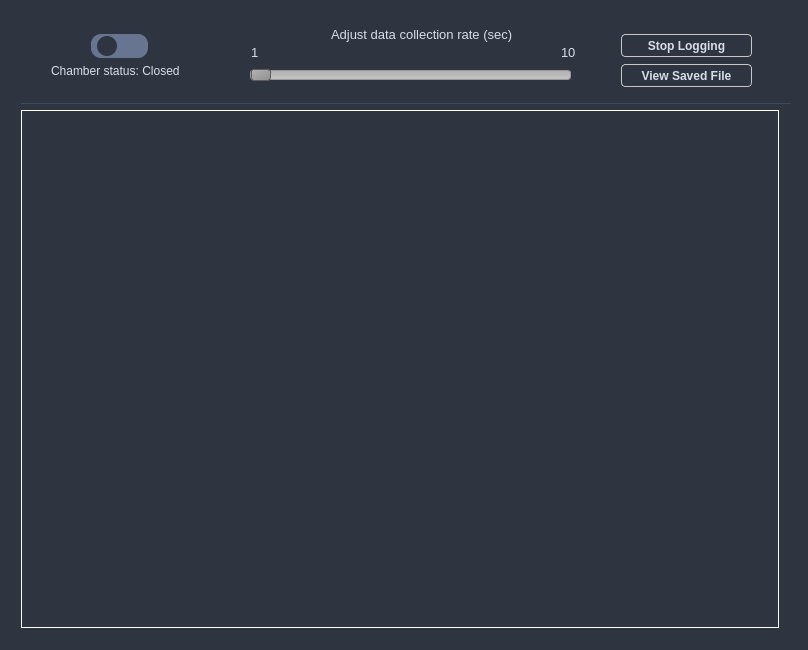
<?xml version="1.0" encoding="UTF-8"?>
<ui version="4.0">
 <class>Matlibplot</class>
 <widget class="QMainWindow" name="Matlibplot">
  <property name="geometry">
   <rect>
    <x>0</x>
    <y>0</y>
    <width>808</width>
    <height>650</height>
   </rect>
  </property>
  <property name="sizePolicy">
   <sizepolicy hsizetype="MinimumExpanding" vsizetype="MinimumExpanding">
    <horstretch>0</horstretch>
    <verstretch>0</verstretch>
   </sizepolicy>
  </property>
  <property name="minimumSize">
   <size>
    <width>800</width>
    <height>650</height>
   </size>
  </property>
  <property name="maximumSize">
   <size>
    <width>808</width>
    <height>650</height>
   </size>
  </property>
  <property name="windowTitle">
   <string>CredoSense SRC-5 Control Panel</string>
  </property>
  <property name="windowIcon">
   <iconset>
    <normaloff>img/playstore.png</normaloff>img/playstore.png</iconset>
  </property>
  <property name="styleSheet">
   <string notr="true">background-color:#2E3440;
color:#D8DEE9;


</string>
  </property>
  <widget class="QWidget" name="centralwidget">
   <property name="sizePolicy">
    <sizepolicy hsizetype="MinimumExpanding" vsizetype="MinimumExpanding">
     <horstretch>0</horstretch>
     <verstretch>0</verstretch>
    </sizepolicy>
   </property>
   <property name="minimumSize">
    <size>
     <width>800</width>
     <height>640</height>
    </size>
   </property>
   <property name="maximumSize">
    <size>
     <width>800</width>
     <height>640</height>
    </size>
   </property>
   <property name="font">
    <font>
     <kerning>true</kerning>
    </font>
   </property>
   <layout class="QGridLayout" name="gridLayout_2">
    <property name="leftMargin">
     <number>9</number>
    </property>
    <property name="bottomMargin">
     <number>0</number>
    </property>
    <item row="0" column="0">
     <widget class="QGroupBox" name="groupBox">
      <property name="styleSheet">
       <string notr="true">border:0px solid white;</string>
      </property>
      <property name="title">
       <string/>
      </property>
      <layout class="QGridLayout" name="gridLayout">
       <item row="1" column="0">
        <widget class="matlibplot1" name="widget" native="true">
         <property name="sizePolicy">
          <sizepolicy hsizetype="Preferred" vsizetype="MinimumExpanding">
           <horstretch>0</horstretch>
           <verstretch>0</verstretch>
          </sizepolicy>
         </property>
         <property name="styleSheet">
          <string notr="true">border: 1px solid white;</string>
         </property>
        </widget>
       </item>
       <item row="0" column="0">
        <widget class="QFrame" name="frame">
         <property name="sizePolicy">
          <sizepolicy hsizetype="Fixed" vsizetype="Fixed">
           <horstretch>0</horstretch>
           <verstretch>0</verstretch>
          </sizepolicy>
         </property>
         <property name="minimumSize">
          <size>
           <width>770</width>
           <height>80</height>
          </size>
         </property>
         <property name="maximumSize">
          <size>
           <width>770</width>
           <height>85</height>
          </size>
         </property>
         <property name="styleSheet">
          <string notr="true">QFrame{
border-bottom: 1px solid #404859;
}</string>
         </property>
         <property name="frameShape">
          <enum>QFrame::StyledPanel</enum>
         </property>
         <property name="frameShadow">
          <enum>QFrame::Raised</enum>
         </property>
         <widget class="QLabel" name="label_10">
          <property name="geometry">
           <rect>
            <x>30</x>
            <y>40</y>
            <width>181</width>
            <height>14</height>
           </rect>
          </property>
          <property name="minimumSize">
           <size>
            <width>0</width>
            <height>14</height>
           </size>
          </property>
          <property name="maximumSize">
           <size>
            <width>16777215</width>
            <height>13</height>
           </size>
          </property>
          <property name="font">
           <font>
            <family>Arial</family>
            <pointsize>9</pointsize>
           </font>
          </property>
          <property name="styleSheet">
           <string notr="true">border-bottom:0px solid;</string>
          </property>
          <property name="text">
           <string>Chamber status: Closed</string>
          </property>
         </widget>
         <widget class="QSlider" name="Timer">
          <property name="geometry">
           <rect>
            <x>229</x>
            <y>40</y>
            <width>321</width>
            <height>22</height>
           </rect>
          </property>
          <property name="cursor">
           <cursorShape>PointingHandCursor</cursorShape>
          </property>
          <property name="mouseTracking">
           <bool>true</bool>
          </property>
          <property name="tabletTracking">
           <bool>true</bool>
          </property>
          <property name="focusPolicy">
           <enum>Qt::ClickFocus</enum>
          </property>
          <property name="acceptDrops">
           <bool>false</bool>
          </property>
          <property name="styleSheet">
           <string notr="true">QSlider::groove:horizontal {
    border: 1px solid #999999;
	border-radius: 3px;
    height: 8px; /* the groove expands to the size of the slider by default. by giving it a height, it has a fixed size */
    background: qlineargradient(x1:0, y1:0, x2:0, y2:1, stop:0 #B1B1B1, stop:1 #c4c4c4);
    margin: 2px 0;
}

QSlider::handle:horizontal {
    background: qlineargradient(x1:0, y1:0, x2:1, y2:1, stop:0 #b4b4b4, stop:1 #8f8f8f);
    border: 1px solid #5c5c5c;
    width: 18px;
    margin: -2px 0; /* handle is placed by default on the contents rect of the groove. Expand outside the groove */
    border-radius: 3px;
}</string>
          </property>
          <property name="minimum">
           <number>1</number>
          </property>
          <property name="maximum">
           <number>10</number>
          </property>
          <property name="orientation">
           <enum>Qt::Horizontal</enum>
          </property>
          <property name="tickPosition">
           <enum>QSlider::TicksAbove</enum>
          </property>
         </widget>
         <widget class="QLabel" name="label_11">
          <property name="geometry">
           <rect>
            <x>230</x>
            <y>20</y>
            <width>16</width>
            <height>16</height>
           </rect>
          </property>
          <property name="font">
           <font>
            <pointsize>10</pointsize>
           </font>
          </property>
          <property name="styleSheet">
           <string notr="true">border-bottom:0px solid white;</string>
          </property>
          <property name="text">
           <string>1</string>
          </property>
         </widget>
         <widget class="QLabel" name="label_12">
          <property name="geometry">
           <rect>
            <x>540</x>
            <y>20</y>
            <width>21</width>
            <height>16</height>
           </rect>
          </property>
          <property name="font">
           <font>
            <pointsize>10</pointsize>
           </font>
          </property>
          <property name="styleSheet">
           <string notr="true">border-bottom: 0px solid white;</string>
          </property>
          <property name="text">
           <string>10</string>
          </property>
         </widget>
         <widget class="QLabel" name="label_13">
          <property name="geometry">
           <rect>
            <x>310</x>
            <y>0</y>
            <width>191</width>
            <height>20</height>
           </rect>
          </property>
          <property name="font">
           <font>
            <family>Arial</family>
            <pointsize>10</pointsize>
           </font>
          </property>
          <property name="styleSheet">
           <string notr="true">border-bottom: 0px solid white;</string>
          </property>
          <property name="text">
           <string>Adjust data collection rate (sec)</string>
          </property>
         </widget>
         <widget class="QPushButton" name="SavedFileButton">
          <property name="geometry">
           <rect>
            <x>600</x>
            <y>40</y>
            <width>131</width>
            <height>23</height>
           </rect>
          </property>
          <property name="font">
           <font>
            <weight>75</weight>
            <bold>true</bold>
           </font>
          </property>
          <property name="styleSheet">
           <string notr="true">border:1px solid  rgb(199, 199, 199);
border-radius: 4px;
padding-top: 2px;
padding-bottom:2px;
padding-left:10px;
padding-right:10px;</string>
          </property>
          <property name="text">
           <string>View Saved File</string>
          </property>
         </widget>
         <widget class="QFrame" name="frame_2">
          <property name="geometry">
           <rect>
            <x>70</x>
            <y>10</y>
            <width>57</width>
            <height>24</height>
           </rect>
          </property>
          <property name="styleSheet">
           <string notr="true"> background: #677590;
border-bottom:0px solid white;
border-radius:10px;</string>
          </property>
          <property name="frameShape">
           <enum>QFrame::StyledPanel</enum>
          </property>
          <property name="frameShadow">
           <enum>QFrame::Raised</enum>
          </property>
          <widget class="QSlider" name="toggleButton">
           <property name="enabled">
            <bool>true</bool>
           </property>
           <property name="geometry">
            <rect>
             <x>0</x>
             <y>1</y>
             <width>54</width>
             <height>22</height>
            </rect>
           </property>
           <property name="font">
            <font>
             <strikeout>false</strikeout>
            </font>
           </property>
           <property name="cursor">
            <cursorShape>PointingHandCursor</cursorShape>
           </property>
           <property name="mouseTracking">
            <bool>true</bool>
           </property>
           <property name="toolTipDuration">
            <number>0</number>
           </property>
           <property name="styleSheet">
            <string notr="true">QSlider::groove:horizontal {
	width: 50px;
	border-bottom: 0px solid white;
	border-radius:10px;
    height: 20px; /* the groove expands to the size of the slider by default. by giving it a height, it has a fixed size */
    background: #677590;
    margin: 0px 0px;

}

QSlider::handle:horizontal {
	width:20px;
    height: 20px;
	border-radius: 10px;
    background: #2E3440;
	 margin: 0px 4px; 
   /* expand outside the groove */
}
</string>
           </property>
           <property name="maximum">
            <number>1</number>
           </property>
           <property name="sliderPosition">
            <number>0</number>
           </property>
           <property name="orientation">
            <enum>Qt::Horizontal</enum>
           </property>
           <property name="tickPosition">
            <enum>QSlider::NoTicks</enum>
           </property>
          </widget>
         </widget>
         <widget class="QPushButton" name="StopDLButton">
          <property name="geometry">
           <rect>
            <x>600</x>
            <y>10</y>
            <width>131</width>
            <height>23</height>
           </rect>
          </property>
          <property name="font">
           <font>
            <weight>75</weight>
            <bold>true</bold>
           </font>
          </property>
          <property name="styleSheet">
           <string notr="true">border:1px solid  rgb(199, 199, 199);
border-radius: 4px;
padding-top: 2px;
padding-bottom:2px;
padding-left:10px;
padding-right:10px;</string>
          </property>
          <property name="text">
           <string>Stop Logging</string>
          </property>
         </widget>
        </widget>
       </item>
      </layout>
     </widget>
    </item>
   </layout>
  </widget>
  <widget class="QStatusBar" name="statusbar"/>
 </widget>
 <customwidgets>
  <customwidget>
   <class>matlibplot1</class>
   <extends>QWidget</extends>
   <header>matlibplot1.h</header>
   <container>1</container>
  </customwidget>
 </customwidgets>
 <resources/>
 <connections/>
</ui>
